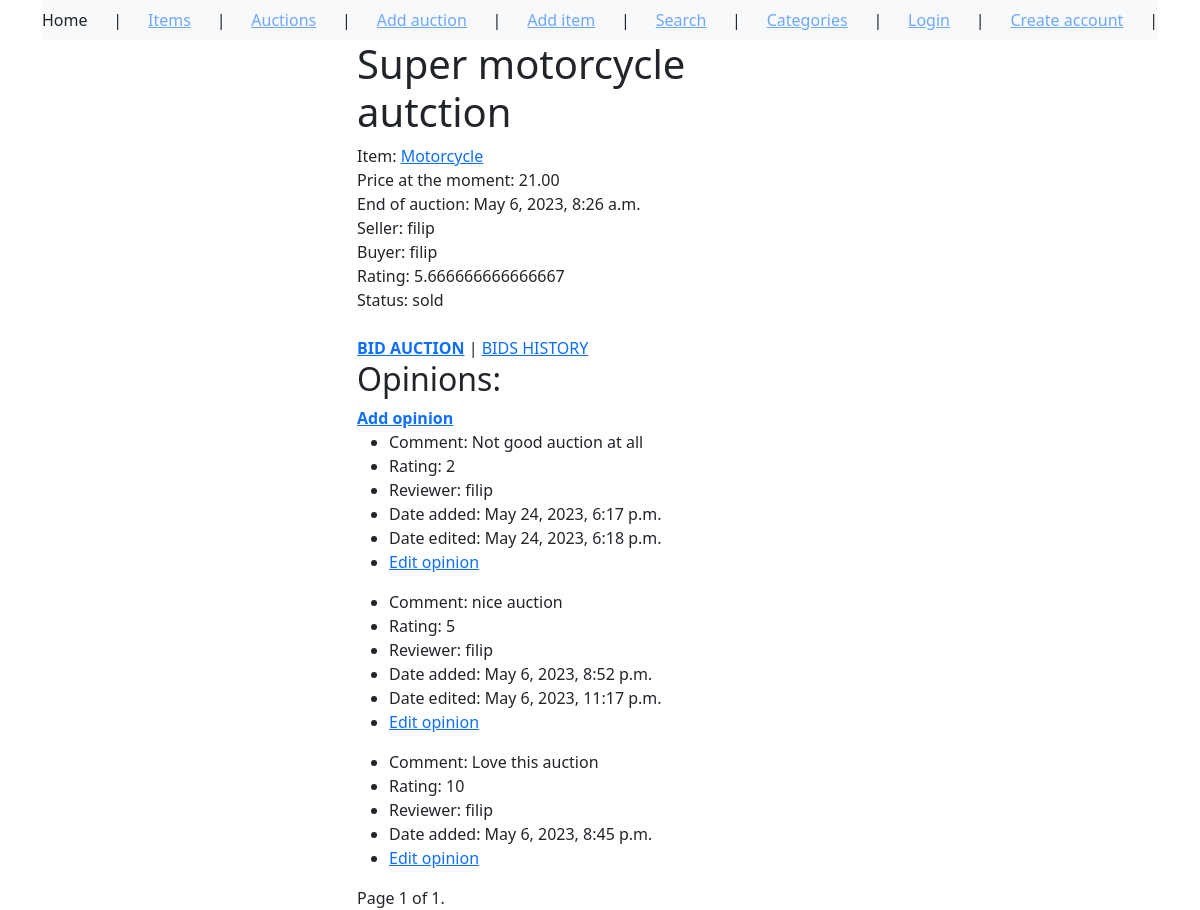
Page /auction/2 on the committed database.
### auctions/models.py (models this page shows, shortened)
class Auction(models.Model):
    CHOICES = (
        ('available', 'available'),
        ('expired', 'expired'),
        ('sold', 'sold'),
    )
    name = models.CharField(max_length=255)
    item = models.ForeignKey(Item, on_delete=models.CASCADE)
    min_price = models.DecimalField(max_digits=10, decimal_places=2)
    buy_now_price = models.DecimalField(max_digits=10, decimal_places=2, null=True, blank=True)
    end_date = models.DateTimeField()
    seller = models.ForeignKey(User, on_delete=models.CASCADE, related_name='seller')
    buyer = models.ForeignKey(User, on_delete=models.CASCADE, blank=True, related_name='buyer', null=True)
    status = models.CharField(choices=CHOICES, default='available', max_length=64)

class Item(models.Model):
    name = models.CharField(max_length=64)
    description = models.TextField()
    image = models.ImageField(null=True,
                            blank=True,
                            upload_to='images/')
    category = models.ForeignKey(Category, on_delete=models.CASCADE)
    creator = models.ForeignKey(User, on_delete=models.CASCADE, null=True, blank=True)

class Opinion(models.Model):
    auction = models.ForeignKey(Auction, on_delete=models.CASCADE)
    reviewer = models.ForeignKey(User, on_delete=models.CASCADE)
    rating = models.PositiveIntegerField(validators=[MinValueValidator(1), MaxValueValidator(10)])
    comment = models.TextField()
    date_created = models.DateTimeField(auto_now_add=True)
    date_edited = models.DateTimeField(null=True)

### auctions/views.py (the view)
# urls.py: path('auction/<int:pk>', auctions.AuctionDetails.as_view()),
class AuctionDetails(View):
    template_name = 'auctions/auction_detail.html'
    def get(self, request, *args, **kwargs):
        pk = kwargs['pk']   # Get the primary key of the auction from the URL
        auction = Auction.objects.get(pk=pk)
        opinions = auction.opinion_set.all().order_by('-date_created')
        paginator = Paginator(opinions, 10)
        page_number = request.GET.get('page')
        page_obj = paginator.get_page(page_number)
        ratings = []
        for opinion in opinions:
            ratings.append(opinion.rating)  # Get every rating from opinion
        average_rate = average_rating(ratings)  # Count average rating
        context = {
            'auction': auction,
            'opinions': page_obj,
            'average_rating': average_rate,
        }
        return render(request, self.template_name, context)

### auctions/utils.py (called while the page is built)
def average_rating(ratings):
    if len(ratings) == 0:
        return None
    ratings_sum = 0
    for rating in ratings:
        ratings_sum += rating
    return ratings_sum / len(ratings)

### templates/auctions/auction_detail.html (shortened to what this page needs)
{% extends 'auctions/base_template.html' %}
{% block content %}
<h1>{{ auction.name }}</h1>
Item: <a href="/items/{{ auction.item.id }}">{{ auction.item.name }}</a> <br>
Price at the moment: {{ auction.min_price }} <br>
End of auction: {{ auction.end_date }}<br>
Seller: {{ auction.seller }} <br>
Buyer: {{ auction.buyer }}<br>
Rating: {{ average_rating }} <br>
Status: {{ auction.status }} <br><br>
<a href="/bid-auction/{{ auction.id }}"><b>BID AUCTION</b></a> | <a href="/bids/{{ auction.id }}">BIDS HISTORY</a>
<h2>Opinions:</h2>
<a href="/add-opinion/{{ auction.id }}"><b>Add opinion</b></a>
{% for opinion in opinions %}
<ul>
    <li>Comment: {{ opinion.comment }}</li>
    <li>Rating: {{ opinion.rating }}</li>
    <li>Reviewer: {{ opinion.reviewer }}</li>
    <li>Date added: {{ opinion.date_created }}</li>
    {% if opinion.date_edited %}
    <li>Date edited: {{ opinion.date_edited }}</li>
    {% endif %}
    <li><a href="/edit-opinion/{{ opinion.id }}">Edit opinion</a></li>
</ul>
{% endfor %}
<div class="pagination">
    <span class="step-links">
        <span class="current">
            Page {{ opinions.number }} of {{ opinions.paginator.num_pages }}.
        </span>
    </span>
</div>
{% endblock %}

### rows in the picture
Auction: name "Super motorcycle autction", item.name "Motorcycle", min_price "21.00", end_date "May 6, 2023, 8:26 a.m.", seller "filip", buyer "filip", status "sold"
Opinion: comment "Not good auction at all", rating "2", reviewer "filip", date_created "May 24, 2023, 6:17 p.m.", date_edited "May 24, 2023, 6:18 p.m."
Opinion: comment "nice auction", rating "5", reviewer "filip", date_created "May 6, 2023, 8:52 p.m.", date_edited "May 6, 2023, 11:17 p.m."
Opinion: comment "Love this auction", rating "10", reviewer "filip", date_created "May 6, 2023, 8:45 p.m."

### other values in the picture
{{ average_rating }} "5.666666666666667"
{{ opinions.number }} "1"
{{ opinions.paginator.num_pages }} "1"
